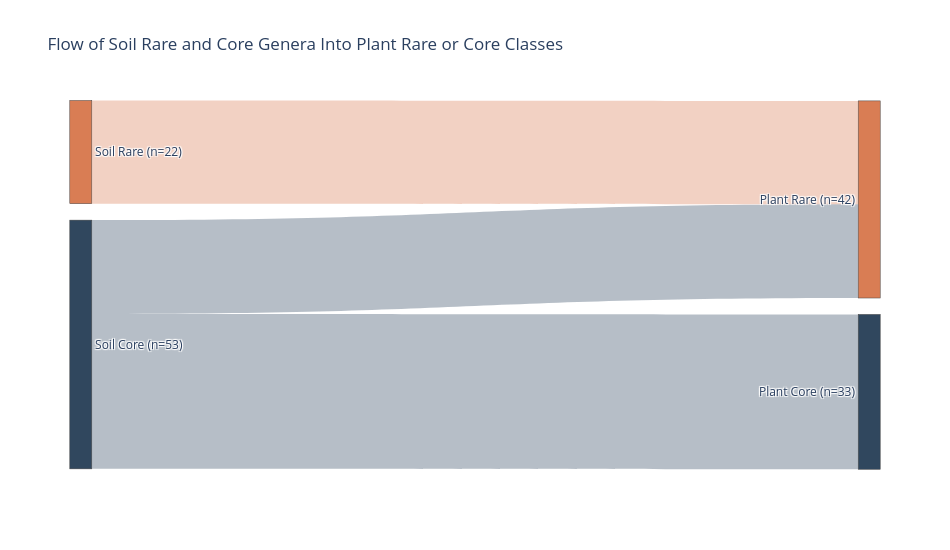

The code cell stored with this chart in its notebook:
### Markdown cell above
### Rare and core only

Restricted to genera that are rare or core in soil **and** rare or core in plants (drops Accessory on both sides and `Not Present in Plants`).

### Code cell
rare_core_classes = ["Rare", "Core"]

rare_core_genera_flow = add_node_names(
    genus_flow_counts.loc[
        genus_flow_counts["soil_classification"].isin(rare_core_classes)
        & genus_flow_counts["plant_classification"].isin(rare_core_classes)
    ]
)

display(
    rare_core_genera_flow.pivot(
        index="soil_classification",
        columns="plant_classification",
        values="genus_count",
    )
    .reindex(index=rare_core_classes, columns=rare_core_classes)
    .fillna(0)
    .astype(int)
)

rare_core_node_labels = [f"Soil {c}" for c in rare_core_classes] + [
    f"Plant {c}" for c in rare_core_classes
]

rare_core_genera_fig = make_sankey(
    rare_core_genera_flow,
    rare_core_node_labels,
    "Flow of Soil Rare and Core Genera Into Plant Rare or Core Classes",
    show_node_counts=True,
)
rare_core_output_path = genus_output_path.with_name(
    "soil_to_plant_genus_flow_rare_core_only.pdf"
)
rare_core_genera_fig.write_image(rare_core_output_path)
print(f"Saved rare/core-only Sankey figure to {rare_core_output_path}")
rare_core_genera_fig.show()

### Figure 1 — Plotly figure (JSON) as saved in the notebook; plotly's stock layout.template omitted (floating-point values rounded to 4 significant figures)
{"data": [{"arrangement": "fixed", "link": {"color": ["rgba(48, 71, 94, 0.35)", "rgba(48, 71, 94, 0.35)", "rgba(217, 125, 84, 0.35)"], "label": ["Core -> Core | genera: 33", "Core -> Rare | genera: 20", "Rare -> Rare | genera: 22"], "source": [1, 1, 0], "target": [3, 2, 2], "value": [33, 20, 22]}, "node": {"color": ["#d97d54", "#30475e", "#d97d54", "#30475e"], "label": ["Soil Rare (n=22)", "Soil Core (n=53)", "Plant Rare (n=42)", "Plant Core (n=33)"], "pad": 18, "thickness": 22, "x": [0.001, 0.001, 0.999, 0.999], "y": [0.1408, 0.6608, 0.2688, 0.7888]}, "type": "sankey"}], "layout": {"font": {"size": 12}, "height": 550, "title": {"text": "Flow of Soil Rare and Core Genera Into Plant Rare or Core Classes"}, "width": 950}}
